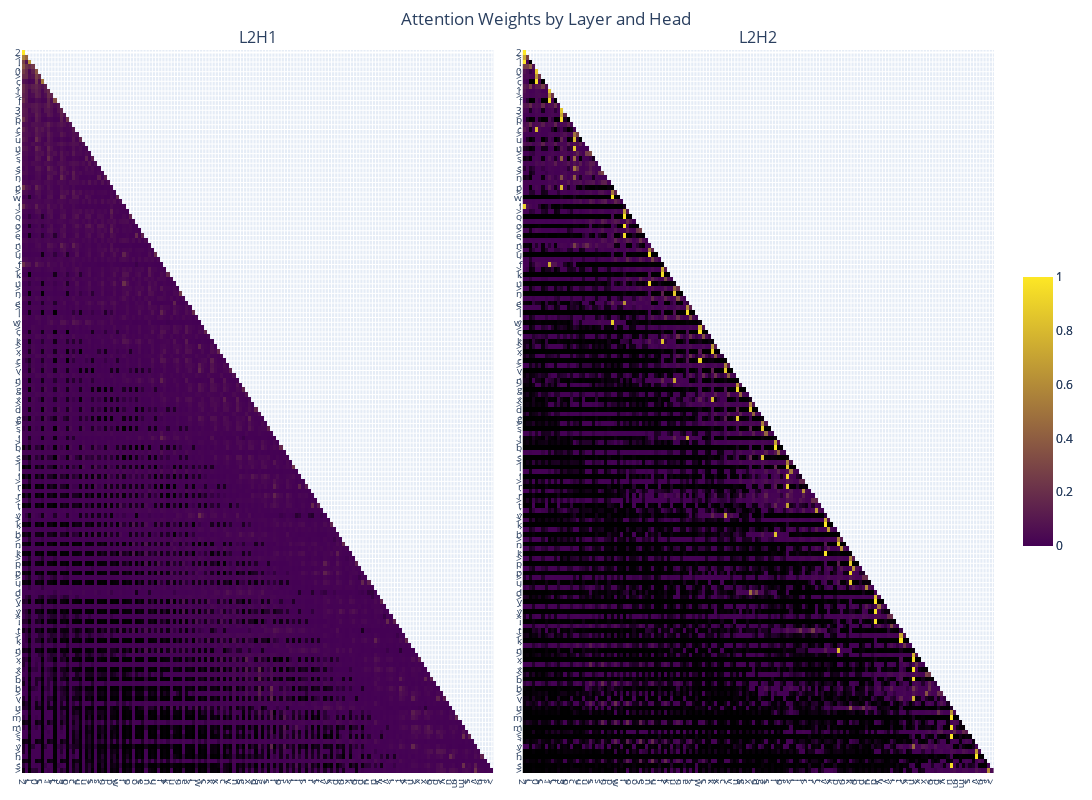

Notebook code cell kept with this figure:
### Markdown cell above
### Layer 2

### Code cell
weights = [attn_weight.detach().cpu().numpy()[0] for attn_weight in attn_weights]
plotly_fig = get_fig(weights, list(prompt), base_height=800, selected_layers=[1], selected_heads=[0, 1], selected_x_toks=list(range(150)), selected_y_toks=list(range(150)))
plotly_fig.write_html("assets/l2_attn_map.html")
plotly_fig.show()

### Figure 1 — Plotly figure (JSON) as saved in the notebook; plotly's stock layout.template omitted (floating-point values rounded to 4 significant figures; data arrays with more than 128 entries replaced by an {"elided": "..."} marker saying what was removed)
{"data": [{"colorbar": {"len": 0.4}, "colorscale": [[0, "black"], [0.001, "rgb(68,1,84)"], [1, "rgb(253,231,37)"]], "type": "heatmap", "x": {"elided": "150 int values"}, "xaxis": "x", "y": {"elided": "150 int values"}, "yaxis": "y", "z": {"elided": "150x150 float values"}, "zmax": 1, "zmin": 0}, {"colorbar": {"len": 0.4}, "colorscale": [[0, "black"], [0.001, "rgb(68,1,84)"], [1, "rgb(253,231,37)"]], "type": "heatmap", "x": {"elided": "150 int values"}, "xaxis": "x2", "y": {"elided": "150 int values"}, "yaxis": "y2", "z": {"elided": "150x150 float values"}, "zmax": 1, "zmin": 0}], "layout": {"annotations": [{"font": {"size": 16}, "showarrow": false, "text": "L2H1", "x": 0.2425, "xanchor": "center", "xref": "paper", "y": 1, "yanchor": "bottom", "yref": "paper"}, {"font": {"size": 16}, "showarrow": false, "text": "L2H2", "x": 0.7575, "xanchor": "center", "xref": "paper", "y": 1, "yanchor": "bottom", "yref": "paper"}], "height": 800, "margin": {"b": 20, "l": 20, "r": 20, "t": 50}, "showlegend": false, "title": {"text": "Attention Weights by Layer and Head", "x": 0.5}, "width": 1600, "xaxis": {"anchor": "y", "domain": [0, 0.485], "tickfont": {"size": 10}, "tickmode": "array", "ticktext": {"elided": "150 str values"}, "tickvals": {"elided": "150 int values"}, "type": "linear"}, "xaxis2": {"anchor": "y2", "domain": [0.515, 1], "tickfont": {"size": 10}, "tickmode": "array", "ticktext": {"elided": "150 str values"}, "tickvals": {"elided": "150 int values"}, "type": "linear"}, "yaxis": {"anchor": "x", "autorange": "reversed", "domain": [0, 1], "tickfont": {"size": 10}, "tickmode": "array", "ticktext": {"elided": "150 str values"}, "tickvals": {"elided": "150 int values"}, "type": "linear"}, "yaxis2": {"anchor": "x2", "autorange": "reversed", "domain": [0, 1], "tickfont": {"size": 10}, "tickmode": "array", "ticktext": {"elided": "150 str values"}, "tickvals": {"elided": "150 int values"}, "type": "linear"}}}
